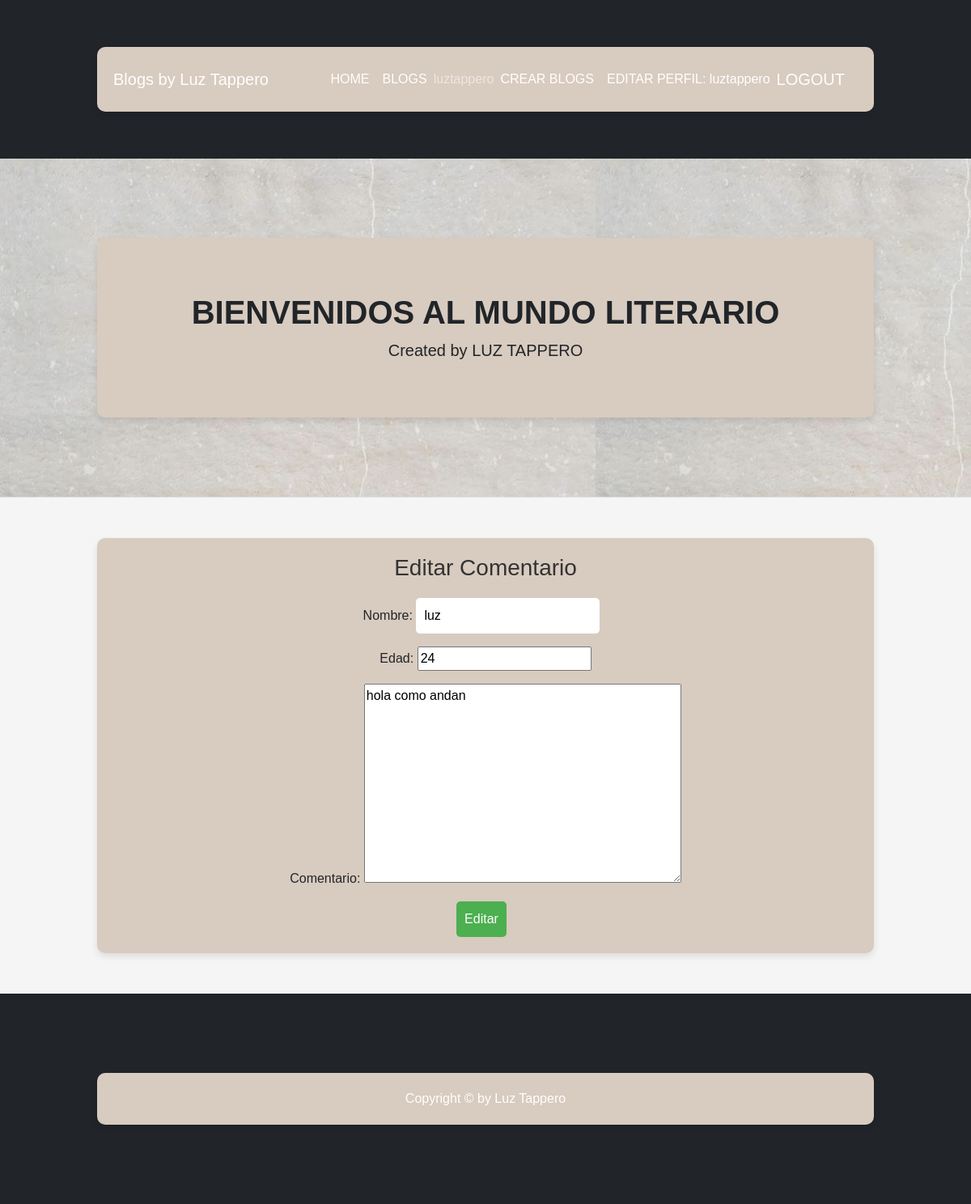
/comentario_update/2 (signed in), run on the app's committed database.
### Blog/models.py (models this page shows, shortened)
class Comentario(models.Model):
    nombre= models.CharField(max_length=255)
    edad= models.IntegerField()
    comentario= models.TextField(max_length=1000)

### Blog/views.py (the view)
class ComentarioUpdate(UpdateView):
    model= Comentario
    template_name = 'Comentarios/comentario_update.html'
    fields=["nombre", "edad", "comentario"]
    success_url= '/comentario_list/'

### Blog/templates/Comentarios/comentario_update.html (shortened to what this page needs)
{% extends 'Blog/blog.html' %}
{% block contenidoQueCambia %}
<!DOCTYPE html>
<html lang="en">
<head>
</head>
<body>
    <div class="container">
        <h3>Editar Comentario</h3>
        <form action="{% url 'comentario_update' comentario.pk %}" method="POST">
            <div class="form-fields">
                {{ form.as_p }}
            </div>
            <input type="submit" value="Editar">
        </form>
    </div>
</body>
</html>
{% endblock %}

### Home/Templates/Home/navbar.html (shortened to what this page needs)
 <nav class="navbar navbar-expand-lg navbar-dark bg-dark">
    <div class="container">
        <a class="navbar-brand" href="#!">Blogs by Luz Tappero</a>
        <div class="collapse navbar-collapse" id="navbarSupportedContent">
            <ul class="navbar-nav ms-auto mb-2 mb-lg-0">
                <li class="nav-item"><a class="nav-link active" href="{% url 'Home' %}">HOME</a></li>
                <li class="nav-item"><a class="nav-link active" href="{% url 'Blogs' %}">BLOGS</a></li>
                {% if user.is_authenticated %}
                    <span class="navbar-text"> {{user.username}}</span>
                    <li class="nav-item"><a class="nav-link active" aria-current="page" href="{% url 'blog_create' %}">CREAR BLOGS</a></li>
                    <li class="nav-item"><a class="nav-link active" href="{% url 'editar_perfil' %}">EDITAR PERFIL: {{user.username}}</a></li>
                    <a class = "navbar-brand" href="{% url 'logout' %}">LOGOUT</a>
                {% else %}
                    <a class = "navbar-brand" href="{% url 'login' %}">LOGIN</a>
                    <a class = "navbar-brand" href="{% url 'registro' %}">SIGNIN</a>
                {% endif %}
            </ul>
        </div>
    </div>
</nav>

### Blog/templates/Comentarios/comentario_update.html (style rules this page uses)
body { font-family: 'Arial', sans-serif; background-color: #f5f5f5; margin: 0; padding: 0; }
.container { background-color: #d8cbbf; border-radius: 10px; box-shadow: 0 4px 8px rgba(0, 0, 0, 0.1); margin: 50px auto; padding: 20px; width: 80%; }
h3 { color: #333; text-align: center; }
form { margin-top: 20px; text-align: center; }
.form-fields { margin-bottom: 15px; }
input[type="text"], input[type="submit"] { padding: 10px; border: none; border-radius: 5px; margin-right: 10px; }
input[type="submit"] { background-color: #4CAF50; color: white; cursor: pointer; }

### data on the page
Comentario: nombre "luz", edad "24", comentario "hola como andan"

### other printed values
{{ user.username }} "luztappero"
